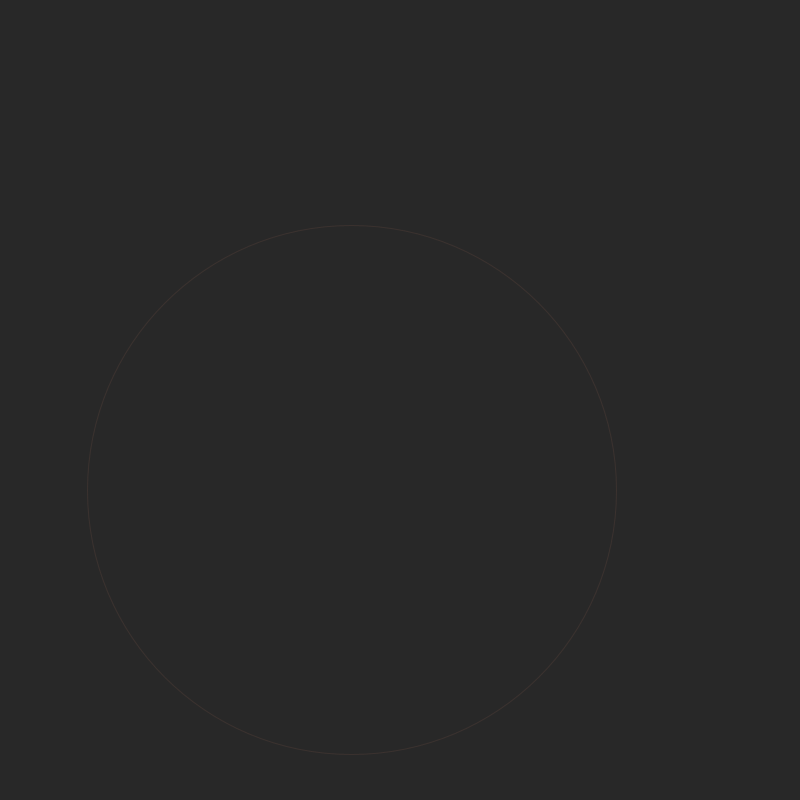
Frame 1 (no input)
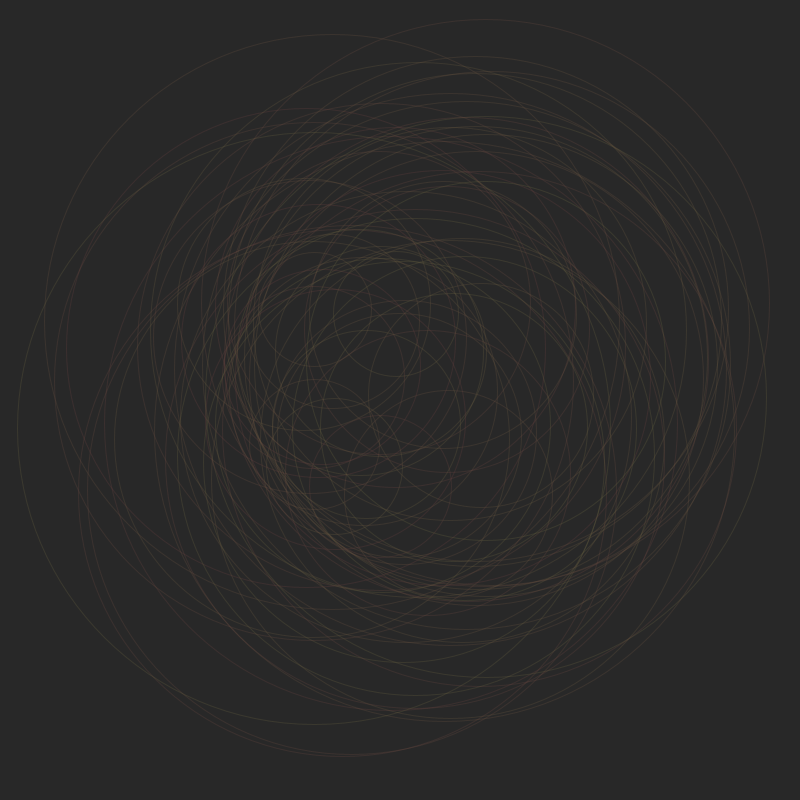
Frame 60 (the mouse pressed at the canvas centre just before this capture)
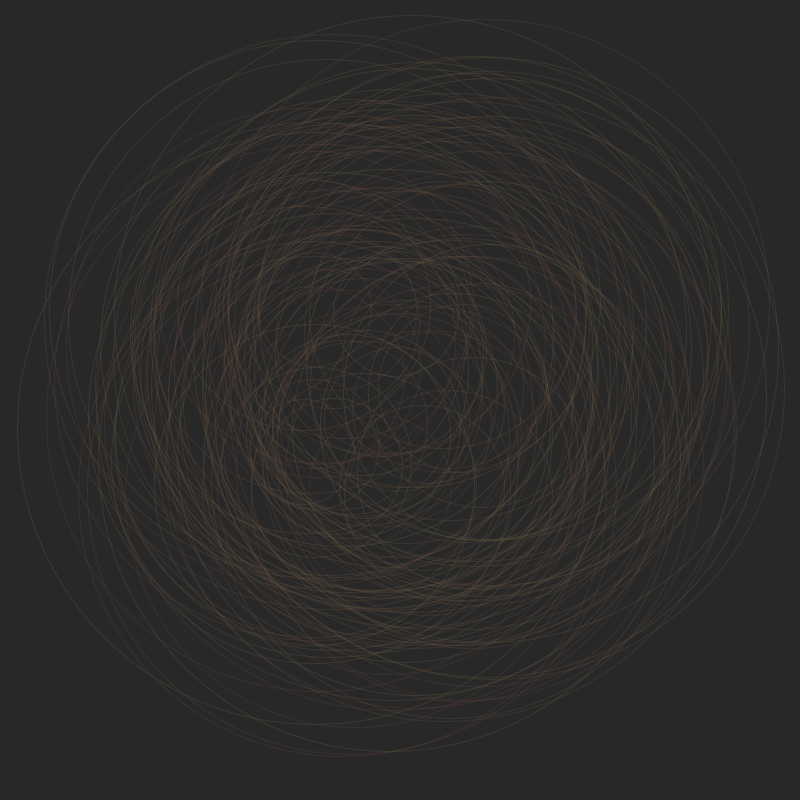
Frame 120 (the mouse held since frame 60 and released just before this capture)

The Processing sketch that drew these frames (run headless with seeded random() and noise(); from frame 60 on, the mouse is pressed at the canvas centre):

// Processing sketch: processing_1933
// ── processing_1933.pde

float huePrincipal = random(245);
int contador = 0;

void setup (){
  size (800,800);
  colorMode (HSB, 255);
  smooth ();
  noFill();
  background (40);
  
}

void draw () {
 
  contador ++;
  float centroX = random (-100,100);
  float centroY = random (-100,100);
 translate (width/2, height/2); 
 stroke (random (40), 99,99, 80);
 
 float diametro = random (100,600);
 
 ellipse (centroX, centroY, diametro, diametro);
  
  if (contador == 500) {
    
     fill (255, 10);
  }
  
  if (contador == 1000) {
    
    noFill ();
    contador = 0;
  }
  
}
